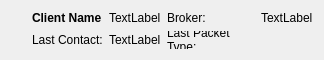
<?xml version="1.0" encoding="UTF-8"?>
<ui version="4.0">
 <class>ClientInfoWidget</class>
 <widget class="QWidget" name="ClientInfoWidget">
  <property name="geometry">
   <rect>
    <x>0</x>
    <y>0</y>
    <width>324</width>
    <height>60</height>
   </rect>
  </property>
  <property name="windowTitle">
   <string>Form</string>
  </property>
  <layout class="QGridLayout" name="gridLayout_2">
   <item row="0" column="0">
    <widget class="QLabel" name="labelState">
     <property name="minimumSize">
      <size>
       <width>15</width>
       <height>15</height>
      </size>
     </property>
     <property name="maximumSize">
      <size>
       <width>25</width>
       <height>25</height>
      </size>
     </property>
     <property name="text">
      <string/>
     </property>
    </widget>
   </item>
   <item row="0" column="1">
    <layout class="QGridLayout" name="gridLayout">
     <item row="0" column="2">
      <widget class="QLabel" name="label_2">
       <property name="text">
        <string>Broker:</string>
       </property>
      </widget>
     </item>
     <item row="1" column="2">
      <widget class="QLabel" name="label_4">
       <property name="text">
        <string>Last Packet Type:</string>
       </property>
       <property name="wordWrap">
        <bool>true</bool>
       </property>
      </widget>
     </item>
     <item row="1" column="0">
      <widget class="QLabel" name="label_3">
       <property name="text">
        <string>Last Contact:</string>
       </property>
      </widget>
     </item>
     <item row="0" column="0">
      <widget class="QLabel" name="label">
       <property name="font">
        <font>
         <weight>75</weight>
         <bold>true</bold>
        </font>
       </property>
       <property name="text">
        <string>Client Name</string>
       </property>
      </widget>
     </item>
     <item row="0" column="1">
      <widget class="QLabel" name="labelClientId">
       <property name="text">
        <string>TextLabel</string>
       </property>
      </widget>
     </item>
     <item row="1" column="1">
      <widget class="QLabel" name="labelLastContact">
       <property name="text">
        <string>TextLabel</string>
       </property>
      </widget>
     </item>
     <item row="0" column="3">
      <widget class="QLabel" name="labelBrokerStatus">
       <property name="text">
        <string>TextLabel</string>
       </property>
      </widget>
     </item>
     <item row="1" column="3">
      <widget class="QLabel" name="labelLastPacketType">
       <property name="text">
        <string/>
       </property>
      </widget>
     </item>
    </layout>
   </item>
  </layout>
 </widget>
 <resources/>
 <connections/>
</ui>
